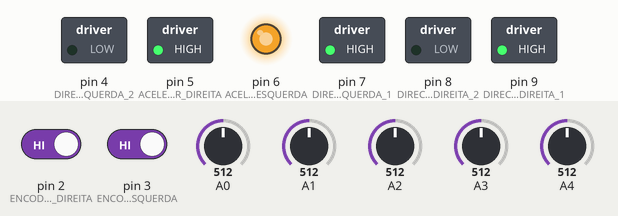
This sketch was run on a simulated Arduino Uno, built with avr-gcc and run on an emulated ATmega328P. On the bench: switched loads named in the sketch (green lamp = pin HIGH), output pins drawn as LEDs (lit = HIGH). The inputs (shaded band) are chosen by the test bench; at power-on: pin 2 (ENCODER_DIREITA) HIGH, pin 3 (ENCODER_ESQUERDA) HIGH, A0 = 512, A1 = 512, A2 = 512, A3 = 512, A4 = 512. What the sketch prints to the serial monitor is not drawn.

Above: at 0.05 s.
At 0.55 s:
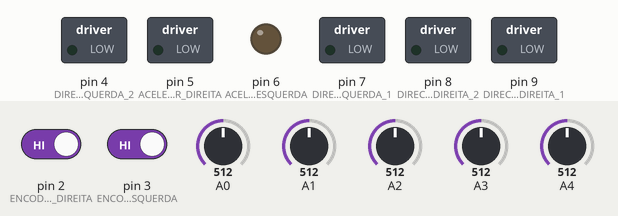
Timing chart, 0 to 3.0 s (numbered marks = the images above):
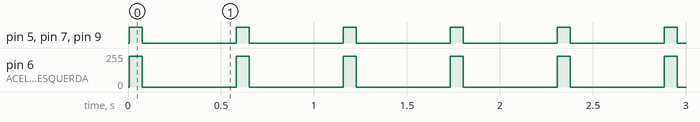

Measured:
- by itself, pin 5 (ACELERADOR_DIREITA), pin 7 (DIRECAO_ESQUERDA_1), pin 9 (DIRECAO_DIREITA_1): alternates HIGH for 0.07 s and LOW for 0.51 s
- by itself, pin 6 (ACELERADOR_ESQUERDA): alternates 230/255 for 0.07 s and 0/255 for 0.51 s

The sketch:

TestesSeguirLinha.ino
```cpp
/*
 * Raio da roda do robô é 3,25 cm
 * A uma aceleração de 255, o robô dar uma volta completa (equivalente a ~20,41cm) na roda direita em 600 ms
*/
#define ENCODER_DIREITA 2
#define ENCODER_ESQUERDA 3

#define ACELERADOR_DIREITA 5
#define ACELERADOR_ESQUERDA 6

//  Definição das entradas para os motores de cada lado, observem que alguns robôs precisaram ter os pinos trocados devido aos módulos de comunicação que utilizam.
//  Vejam os 4 fios unidos da ponte H que são conectados no Arduino para saberem o padrão do robô que vocês tem em mãos.
#define DIRECAO_DIREITA_1 9   //4
#define DIRECAO_DIREITA_2 8   //7

#define DIRECAO_ESQUERDA_1 7  //8
#define DIRECAO_ESQUERDA_2 4 //9

#define IR_PARA_FRENTE_DIREITA() do { digitalWrite(DIRECAO_DIREITA_1, HIGH); digitalWrite(DIRECAO_DIREITA_2, LOW); } while(false)
#define IR_PARA_FRENTE_ESQUERDA() do { digitalWrite(DIRECAO_ESQUERDA_1, HIGH); digitalWrite(DIRECAO_ESQUERDA_2, LOW); } while(false)
#define IR_PARA_FRENTE() do { IR_PARA_FRENTE_DIREITA(); IR_PARA_FRENTE_ESQUERDA(); } while(false)

#define IR_PARA_TRAS_DIREITA() do { digitalWrite(DIRECAO_DIREITA_1, LOW); digitalWrite(DIRECAO_DIREITA_2, HIGH); } while(false)
#define IR_PARA_TRAS_ESQUERDA() do { digitalWrite(DIRECAO_ESQUERDA_1, LOW); digitalWrite(DIRECAO_ESQUERDA_2, HIGH); } while(false)
#define IR_PARA_TRAS() do { IR_PARA_TRAS_DIREITA(); IR_PARA_TRAS_ESQUERDA(); } while(false)

#define ACELERA_DIREITA(VELOCIDADE) do { pwmDireita = VELOCIDADE; analogWrite(ACELERADOR_DIREITA, VELOCIDADE); } while(false)
#define ACELERA_ESQUERDA(VELOCIDADE) do { pwmEsquerda = VELOCIDADE; analogWrite(ACELERADOR_ESQUERDA, VELOCIDADE); } while(false)
#define ACELERA(VELOCIDADE) do { ACELERA_DIREITA(VELOCIDADE); ACELERA_ESQUERDA(VELOCIDADE); } while(false)

#define FREIO_DIREITA() { ACELERA_DIREITA(0); digitalWrite(DIRECAO_DIREITA_1, LOW); digitalWrite(DIRECAO_DIREITA_2, LOW); } while(false)
#define FREIO_ESQUERDA() { ACELERA_ESQUERDA(0); digitalWrite(DIRECAO_ESQUERDA_1, LOW); digitalWrite(DIRECAO_ESQUERDA_2, LOW); } while(false)
#define FREIO() do { FREIO_DIREITA(); FREIO_ESQUERDA(); } while(false)

// Velocidade armazenada PWM
volatile int pwmDireita = 0;
volatile int pwmEsquerda = 0;

// Numero de passos do Encoder Ótico
volatile int contador_direita = 0;
volatile int contador_esquerda = 0;

// Definir velocidades
int velocidadeDireita  = 255;
int velocidadeEsquerda = 230;

int neighbours[] = {0,3,6,7,8,5,2,1};
int corners[] = {0,2,6,8};
int Ts[] = {1,3,5,7};
int centro = 4;

bool pattern [3][3] = {         {0,0,0},
                                {0,0,0},
                                {0,0,0}
    };
bool patternStraight [3][3] = { {0,1,0},
                                {0,1,0},
                                {0,1,0}
    };

bool patternT [3][3] = {        {0,1,0},
                                {1,1,0},
                                {0,1,0}
    };

bool patternCorner [3][3] = {   {0,0,0},
                                {1,1,0},
                                {0,1,0}
    };

bool patternCenter [3][3] = {   {0,1,0},
                                {1,1,1},
                                {0,1,0}
    };


void setup() {
  // Configuração da Comunicação Serial
  Serial.begin(115200);

  // Configuração dos pinos da Ponte H
  pinMode(DIRECAO_DIREITA_1, OUTPUT);
  pinMode(DIRECAO_DIREITA_2, OUTPUT);
  pinMode(DIRECAO_ESQUERDA_1, OUTPUT);
  pinMode(DIRECAO_ESQUERDA_2, OUTPUT);

  // Configuração dos pinos do Encoder Ótico
  pinMode(ENCODER_DIREITA, INPUT_PULLUP);
  pinMode(ENCODER_ESQUERDA, INPUT_PULLUP);

  // Funções de Interrupção de cada um dos Encoders
  attachInterrupt(digitalPinToInterrupt(ENCODER_DIREITA), contadorDireita, CHANGE);
  attachInterrupt(digitalPinToInterrupt(ENCODER_ESQUERDA), contadorEsquerda, CHANGE);
}


void loop() {
  float frente = analogRead(A0), tras = analogRead(A1), centro = analogRead(A2), direita = analogRead(A3), esquerda = analogRead(A4);


  // if(analogRead(A0) > 200){ // Frente esta na linha
  while(checkPattern()){ // Frente esta na linha
    ACELERA_DIREITA(velocidadeDireita);
    ACELERA_ESQUERDA(velocidadeEsquerda);
    IR_PARA_FRENTE();
    delay(70);
    FREIO();
    delay(500);
  }


}

#define FRENTE()    analogRead(A0)
#define TRAS()      analogRead(A1)
#define CENTRO()    analogRead(A2)
#define DIREITA()   analogRead(A3)
#define ESQUERDA()  analogRead(A4)

int current = 0;
bool checkPattern(){

    Serial.print("Read FRENTE: ");
    Serial.println(FRENTE());
    Serial.print("Read TRAS: ");
    Serial.println(TRAS());
    Serial.print("Read CENTRO: ");
    Serial.println(CENTRO());
    Serial.print("Read DIREITA: ");
    Serial.println(DIREITA());
    Serial.print("Read ESQUERDA: ");
    Serial.println(ESQUERDA());
    Serial.println();

    if(FRENTE() > 500 ){
        pattern[0][1] = true;
    } else pattern[0][1] = false;
    if(TRAS() > 500 ){
        pattern[2][1] = true;
    } else pattern[2][1] = false;
    if(CENTRO() > 500 ){
        pattern[1][1] = true;
    } else pattern[1][1] = false;
    if(DIREITA() > 500 ){
        pattern[1][2] = true;
    } else pattern[1][2] = false;
    if(ESQUERDA() > 500 ){
        pattern[1][0] = true;
    } else pattern[1][0] = false;

    for (size_t i = 0; i < 3; i++) {
        for (size_t j = 0; j < 3; j++) {
            Serial.print(pattern[i][j]);
            Serial.print(" ");
        }

        Serial.println();
    }

    if (ESQUERDA() > 500){
        if(TRAS() > 500 && CENTRO() > 500){
            current = (current + 1) % 9;
            Serial.println("Achou!");

        }
    }

    return true;

}


void contadorDireita(){
  contador_direita++;
}

void contadorEsquerda(){
  contador_esquerda++;
}
```
